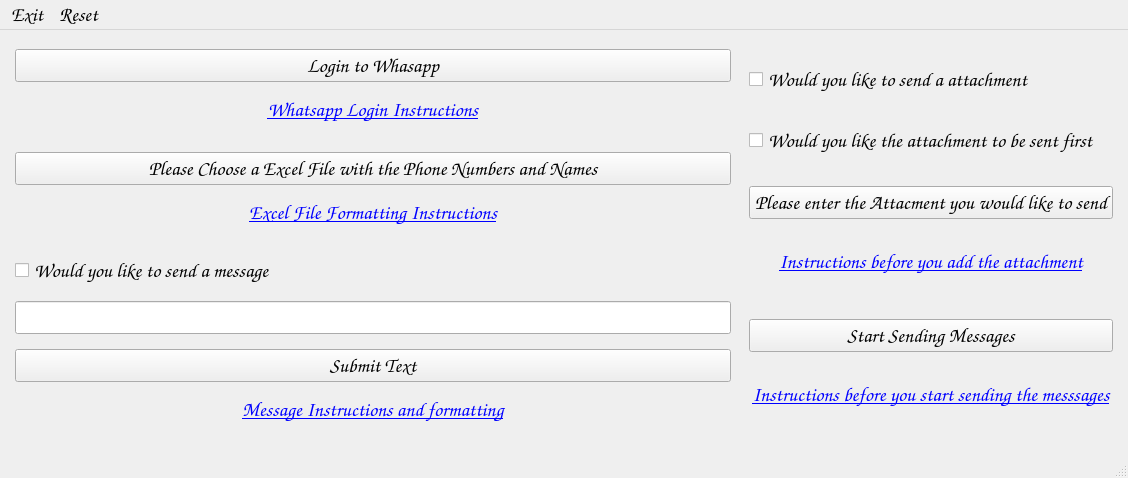
<?xml version="1.0" encoding="UTF-8"?>
<ui version="4.0">
 <class>MainWindow</class>
 <widget class="QMainWindow" name="MainWindow">
  <property name="geometry">
   <rect>
    <x>0</x>
    <y>0</y>
    <width>1128</width>
    <height>478</height>
   </rect>
  </property>
  <property name="sizePolicy">
   <sizepolicy hsizetype="Preferred" vsizetype="Preferred">
    <horstretch>100</horstretch>
    <verstretch>10</verstretch>
   </sizepolicy>
  </property>
  <property name="font">
   <font>
    <family>Comic Sans MS</family>
    <pointsize>15</pointsize>
   </font>
  </property>
  <property name="windowTitle">
   <string>MainWindow</string>
  </property>
  <property name="autoFillBackground">
   <bool>false</bool>
  </property>
  <property name="styleSheet">
   <string notr="true">background-color:&quot;black&quot;
</string>
  </property>
  <widget class="QWidget" name="centralwidget">
   <layout class="QHBoxLayout" name="horizontalLayout">
    <item>
     <layout class="QVBoxLayout" name="vertical_layout_1" stretch="0,0,0,0,0,0,0,0,0,0,0,0,0,0,0">
      <property name="sizeConstraint">
       <enum>QLayout::SetMinAndMaxSize</enum>
      </property>
      <property name="leftMargin">
       <number>6</number>
      </property>
      <property name="topMargin">
       <number>6</number>
      </property>
      <property name="rightMargin">
       <number>6</number>
      </property>
      <property name="bottomMargin">
       <number>6</number>
      </property>
      <item>
       <widget class="QPushButton" name="login_button">
        <property name="sizePolicy">
         <sizepolicy hsizetype="Minimum" vsizetype="Fixed">
          <horstretch>100</horstretch>
          <verstretch>10</verstretch>
         </sizepolicy>
        </property>
        <property name="font">
         <font>
          <family>Comic Sans MS</family>
          <pointsize>15</pointsize>
         </font>
        </property>
        <property name="mouseTracking">
         <bool>true</bool>
        </property>
        <property name="autoFillBackground">
         <bool>false</bool>
        </property>
        <property name="styleSheet">
         <string notr="true">background-color:&quot;#85c78f&quot;</string>
        </property>
        <property name="text">
         <string>Login to Whasapp</string>
        </property>
        <property name="checkable">
         <bool>false</bool>
        </property>
       </widget>
      </item>
      <item>
       <spacer name="login_spacer">
        <property name="orientation">
         <enum>Qt::Vertical</enum>
        </property>
        <property name="sizeType">
         <enum>QSizePolicy::Fixed</enum>
        </property>
        <property name="sizeHint" stdset="0">
         <size>
          <width>100</width>
          <height>5</height>
         </size>
        </property>
       </spacer>
      </item>
      <item>
       <widget class="QLabel" name="login_info">
        <property name="sizePolicy">
         <sizepolicy hsizetype="Minimum" vsizetype="Fixed">
          <horstretch>100</horstretch>
          <verstretch>10</verstretch>
         </sizepolicy>
        </property>
        <property name="maximumSize">
         <size>
          <width>16777215</width>
          <height>16777215</height>
         </size>
        </property>
        <property name="font">
         <font>
          <family>Comic Sans MS</family>
          <pointsize>15</pointsize>
         </font>
        </property>
        <property name="focusPolicy">
         <enum>Qt::StrongFocus</enum>
        </property>
        <property name="autoFillBackground">
         <bool>false</bool>
        </property>
        <property name="styleSheet">
         <string notr="true">background-color:&quot;#85c78f&quot;</string>
        </property>
        <property name="text">
         <string>&lt;html&gt;&lt;head/&gt;&lt;body&gt;&lt;p&gt;&lt;a href=&quot;https://www.pcenthusiast.tech/post/how-to-use-our-whatsapp-message-blaster#viewer-3epfk&quot;&gt;&lt;span style=&quot; text-decoration: underline; color:#0000ff;&quot;&gt;Whatsapp Login Instructions&lt;/span&gt;&lt;/a&gt;&lt;/p&gt;&lt;/body&gt;&lt;/html&gt;</string>
        </property>
        <property name="scaledContents">
         <bool>false</bool>
        </property>
        <property name="alignment">
         <set>Qt::AlignCenter</set>
        </property>
        <property name="openExternalLinks">
         <bool>true</bool>
        </property>
       </widget>
      </item>
      <item>
       <spacer name="login_info_spacer">
        <property name="orientation">
         <enum>Qt::Vertical</enum>
        </property>
        <property name="sizeType">
         <enum>QSizePolicy::Fixed</enum>
        </property>
        <property name="sizeHint" stdset="0">
         <size>
          <width>100</width>
          <height>20</height>
         </size>
        </property>
       </spacer>
      </item>
      <item>
       <widget class="QPushButton" name="excel_button">
        <property name="enabled">
         <bool>true</bool>
        </property>
        <property name="sizePolicy">
         <sizepolicy hsizetype="Minimum" vsizetype="Fixed">
          <horstretch>100</horstretch>
          <verstretch>10</verstretch>
         </sizepolicy>
        </property>
        <property name="font">
         <font>
          <family>Comic Sans MS</family>
          <pointsize>15</pointsize>
         </font>
        </property>
        <property name="mouseTracking">
         <bool>true</bool>
        </property>
        <property name="autoFillBackground">
         <bool>false</bool>
        </property>
        <property name="styleSheet">
         <string notr="true">background-color:&quot;#85c78f&quot;</string>
        </property>
        <property name="text">
         <string>Please Choose a Excel File with the Phone Numbers and Names</string>
        </property>
        <property name="checkable">
         <bool>false</bool>
        </property>
       </widget>
      </item>
      <item>
       <spacer name="excel_spacer">
        <property name="orientation">
         <enum>Qt::Vertical</enum>
        </property>
        <property name="sizeType">
         <enum>QSizePolicy::Fixed</enum>
        </property>
        <property name="sizeHint" stdset="0">
         <size>
          <width>100</width>
          <height>5</height>
         </size>
        </property>
       </spacer>
      </item>
      <item>
       <widget class="QLabel" name="excel_info">
        <property name="sizePolicy">
         <sizepolicy hsizetype="Minimum" vsizetype="Fixed">
          <horstretch>100</horstretch>
          <verstretch>10</verstretch>
         </sizepolicy>
        </property>
        <property name="maximumSize">
         <size>
          <width>16777215</width>
          <height>16777215</height>
         </size>
        </property>
        <property name="font">
         <font>
          <family>Comic Sans MS</family>
          <pointsize>15</pointsize>
         </font>
        </property>
        <property name="focusPolicy">
         <enum>Qt::StrongFocus</enum>
        </property>
        <property name="autoFillBackground">
         <bool>false</bool>
        </property>
        <property name="styleSheet">
         <string notr="true">background-color:&quot;#85c78f&quot;</string>
        </property>
        <property name="text">
         <string>&lt;html&gt;&lt;head/&gt;&lt;body&gt;&lt;p&gt;&lt;a href=&quot;https://www.pcenthusiast.tech/post/how-to-use-our-whatsapp-message-blaster#viewer-fco0p&quot;&gt;&lt;span style=&quot; text-decoration: underline; color:#0000ff;&quot;&gt;Excel File Formatting Instructions&lt;/span&gt;&lt;/a&gt;&lt;/p&gt;&lt;/body&gt;&lt;/html&gt;</string>
        </property>
        <property name="scaledContents">
         <bool>false</bool>
        </property>
        <property name="alignment">
         <set>Qt::AlignCenter</set>
        </property>
        <property name="openExternalLinks">
         <bool>true</bool>
        </property>
       </widget>
      </item>
      <item>
       <spacer name="excel_info_spacer">
        <property name="orientation">
         <enum>Qt::Vertical</enum>
        </property>
        <property name="sizeType">
         <enum>QSizePolicy::Fixed</enum>
        </property>
        <property name="sizeHint" stdset="0">
         <size>
          <width>100</width>
          <height>20</height>
         </size>
        </property>
       </spacer>
      </item>
      <item>
       <widget class="QCheckBox" name="message_checkbox">
        <property name="font">
         <font>
          <family>Comic Sans MS</family>
          <pointsize>15</pointsize>
         </font>
        </property>
        <property name="styleSheet">
         <string notr="true">background-color:&quot;#85c78f&quot;</string>
        </property>
        <property name="text">
         <string>Would you like to send a message</string>
        </property>
       </widget>
      </item>
      <item>
       <spacer name="verticalSpacer_2">
        <property name="orientation">
         <enum>Qt::Vertical</enum>
        </property>
        <property name="sizeType">
         <enum>QSizePolicy::Fixed</enum>
        </property>
        <property name="sizeHint" stdset="0">
         <size>
          <width>100</width>
          <height>5</height>
         </size>
        </property>
       </spacer>
      </item>
      <item>
       <widget class="QLineEdit" name="message_textbox">
        <property name="font">
         <font>
          <family>Comic Sans MS</family>
          <pointsize>15</pointsize>
         </font>
        </property>
        <property name="styleSheet">
         <string notr="true">color: white</string>
        </property>
        <property name="placeholderText">
         <string>Please enter your message here</string>
        </property>
       </widget>
      </item>
      <item>
       <spacer name="verticalSpacer">
        <property name="orientation">
         <enum>Qt::Vertical</enum>
        </property>
        <property name="sizeType">
         <enum>QSizePolicy::Fixed</enum>
        </property>
        <property name="sizeHint" stdset="0">
         <size>
          <width>100</width>
          <height>5</height>
         </size>
        </property>
       </spacer>
      </item>
      <item>
       <widget class="QPushButton" name="message_submit_button">
        <property name="sizePolicy">
         <sizepolicy hsizetype="Minimum" vsizetype="Fixed">
          <horstretch>100</horstretch>
          <verstretch>10</verstretch>
         </sizepolicy>
        </property>
        <property name="font">
         <font>
          <family>Comic Sans MS</family>
          <pointsize>15</pointsize>
         </font>
        </property>
        <property name="styleSheet">
         <string notr="true">background-color:&quot;#85c78f&quot;</string>
        </property>
        <property name="text">
         <string>Submit Text</string>
        </property>
       </widget>
      </item>
      <item>
       <spacer name="message_spacer">
        <property name="orientation">
         <enum>Qt::Vertical</enum>
        </property>
        <property name="sizeType">
         <enum>QSizePolicy::Fixed</enum>
        </property>
        <property name="sizeHint" stdset="0">
         <size>
          <width>100</width>
          <height>5</height>
         </size>
        </property>
       </spacer>
      </item>
      <item>
       <widget class="QLabel" name="message_info">
        <property name="sizePolicy">
         <sizepolicy hsizetype="Minimum" vsizetype="Fixed">
          <horstretch>100</horstretch>
          <verstretch>10</verstretch>
         </sizepolicy>
        </property>
        <property name="maximumSize">
         <size>
          <width>16777215</width>
          <height>16777215</height>
         </size>
        </property>
        <property name="font">
         <font>
          <family>Comic Sans MS</family>
          <pointsize>15</pointsize>
         </font>
        </property>
        <property name="focusPolicy">
         <enum>Qt::StrongFocus</enum>
        </property>
        <property name="autoFillBackground">
         <bool>false</bool>
        </property>
        <property name="styleSheet">
         <string notr="true">background-color:&quot;#85c78f&quot;</string>
        </property>
        <property name="text">
         <string>&lt;html&gt;&lt;head/&gt;&lt;body&gt;&lt;p&gt;&lt;a href=&quot;https://www.pcenthusiast.tech/post/how-to-use-our-whatsapp-message-blaster#viewer-8t5tp&quot;&gt;&lt;span style=&quot; text-decoration: underline; color:#0000ff;&quot;&gt;Message Instructions and formatting&lt;/span&gt;&lt;/a&gt;&lt;/p&gt;&lt;/body&gt;&lt;/html&gt;</string>
        </property>
        <property name="scaledContents">
         <bool>false</bool>
        </property>
        <property name="alignment">
         <set>Qt::AlignCenter</set>
        </property>
        <property name="openExternalLinks">
         <bool>true</bool>
        </property>
       </widget>
      </item>
     </layout>
    </item>
    <item>
     <layout class="QVBoxLayout" name="vertical_layout_2">
      <property name="sizeConstraint">
       <enum>QLayout::SetMinAndMaxSize</enum>
      </property>
      <property name="leftMargin">
       <number>6</number>
      </property>
      <property name="topMargin">
       <number>6</number>
      </property>
      <property name="rightMargin">
       <number>6</number>
      </property>
      <property name="bottomMargin">
       <number>6</number>
      </property>
      <item>
       <widget class="QCheckBox" name="attachment_checkbox">
        <property name="font">
         <font>
          <family>Comic Sans MS</family>
          <pointsize>15</pointsize>
         </font>
        </property>
        <property name="styleSheet">
         <string notr="true">background-color:&quot;#85c78f&quot;</string>
        </property>
        <property name="text">
         <string>Would you like to send a attachment</string>
        </property>
       </widget>
      </item>
      <item>
       <spacer name="attachment_first_spacer_2">
        <property name="orientation">
         <enum>Qt::Vertical</enum>
        </property>
        <property name="sizeType">
         <enum>QSizePolicy::Fixed</enum>
        </property>
        <property name="sizeHint" stdset="0">
         <size>
          <width>100</width>
          <height>5</height>
         </size>
        </property>
       </spacer>
      </item>
      <item>
       <widget class="QCheckBox" name="attachment_first_checkbox">
        <property name="font">
         <font>
          <family>Comic Sans MS</family>
          <pointsize>15</pointsize>
         </font>
        </property>
        <property name="styleSheet">
         <string notr="true">background-color:&quot;#85c78f&quot;</string>
        </property>
        <property name="text">
         <string>Would you like the attachment to be sent first</string>
        </property>
       </widget>
      </item>
      <item>
       <spacer name="attachment_first_spacer">
        <property name="orientation">
         <enum>Qt::Vertical</enum>
        </property>
        <property name="sizeType">
         <enum>QSizePolicy::Fixed</enum>
        </property>
        <property name="sizeHint" stdset="0">
         <size>
          <width>100</width>
          <height>5</height>
         </size>
        </property>
       </spacer>
      </item>
      <item>
       <widget class="QPushButton" name="attachment_button">
        <property name="sizePolicy">
         <sizepolicy hsizetype="Minimum" vsizetype="Fixed">
          <horstretch>100</horstretch>
          <verstretch>10</verstretch>
         </sizepolicy>
        </property>
        <property name="font">
         <font>
          <family>Comic Sans MS</family>
          <pointsize>15</pointsize>
         </font>
        </property>
        <property name="mouseTracking">
         <bool>true</bool>
        </property>
        <property name="autoFillBackground">
         <bool>false</bool>
        </property>
        <property name="styleSheet">
         <string notr="true">background-color:&quot;#85c78f&quot;</string>
        </property>
        <property name="text">
         <string>Please enter the Attacment you would like to send</string>
        </property>
        <property name="checkable">
         <bool>false</bool>
        </property>
       </widget>
      </item>
      <item>
       <spacer name="attachment_spacer">
        <property name="orientation">
         <enum>Qt::Vertical</enum>
        </property>
        <property name="sizeType">
         <enum>QSizePolicy::Fixed</enum>
        </property>
        <property name="sizeHint" stdset="0">
         <size>
          <width>100</width>
          <height>5</height>
         </size>
        </property>
       </spacer>
      </item>
      <item>
       <widget class="QLabel" name="attachment_info">
        <property name="sizePolicy">
         <sizepolicy hsizetype="Minimum" vsizetype="Fixed">
          <horstretch>100</horstretch>
          <verstretch>10</verstretch>
         </sizepolicy>
        </property>
        <property name="maximumSize">
         <size>
          <width>16777215</width>
          <height>16777215</height>
         </size>
        </property>
        <property name="font">
         <font>
          <family>Comic Sans MS</family>
          <pointsize>15</pointsize>
         </font>
        </property>
        <property name="focusPolicy">
         <enum>Qt::StrongFocus</enum>
        </property>
        <property name="autoFillBackground">
         <bool>false</bool>
        </property>
        <property name="styleSheet">
         <string notr="true">background-color:&quot;#85c78f&quot;</string>
        </property>
        <property name="text">
         <string>&lt;html&gt;&lt;head/&gt;&lt;body&gt;&lt;p&gt;&lt;a href=&quot;https://www.pcenthusiast.tech/post/how-to-use-our-whatsapp-message-blaster#viewer-6fk2k&quot;&gt;&lt;span style=&quot; text-decoration: underline; color:#0000ff;&quot;&gt;Instructions before you add the attachment&lt;/span&gt;&lt;/a&gt;&lt;/p&gt;&lt;/body&gt;&lt;/html&gt;</string>
        </property>
        <property name="scaledContents">
         <bool>false</bool>
        </property>
        <property name="alignment">
         <set>Qt::AlignCenter</set>
        </property>
        <property name="openExternalLinks">
         <bool>true</bool>
        </property>
       </widget>
      </item>
      <item>
       <spacer name="attachment_info_spacer">
        <property name="orientation">
         <enum>Qt::Vertical</enum>
        </property>
        <property name="sizeType">
         <enum>QSizePolicy::Fixed</enum>
        </property>
        <property name="sizeHint" stdset="0">
         <size>
          <width>100</width>
          <height>20</height>
         </size>
        </property>
       </spacer>
      </item>
      <item>
       <widget class="QPushButton" name="sender_button">
        <property name="sizePolicy">
         <sizepolicy hsizetype="Minimum" vsizetype="Fixed">
          <horstretch>100</horstretch>
          <verstretch>10</verstretch>
         </sizepolicy>
        </property>
        <property name="font">
         <font>
          <family>Comic Sans MS</family>
          <pointsize>15</pointsize>
         </font>
        </property>
        <property name="mouseTracking">
         <bool>true</bool>
        </property>
        <property name="autoFillBackground">
         <bool>false</bool>
        </property>
        <property name="styleSheet">
         <string notr="true">background-color:&quot;#85c78f&quot;</string>
        </property>
        <property name="text">
         <string>Start Sending Messages</string>
        </property>
        <property name="checkable">
         <bool>false</bool>
        </property>
       </widget>
      </item>
      <item>
       <spacer name="sender_spacer">
        <property name="orientation">
         <enum>Qt::Vertical</enum>
        </property>
        <property name="sizeType">
         <enum>QSizePolicy::Fixed</enum>
        </property>
        <property name="sizeHint" stdset="0">
         <size>
          <width>100</width>
          <height>5</height>
         </size>
        </property>
       </spacer>
      </item>
      <item>
       <widget class="QLabel" name="sender_info">
        <property name="sizePolicy">
         <sizepolicy hsizetype="Minimum" vsizetype="Fixed">
          <horstretch>100</horstretch>
          <verstretch>10</verstretch>
         </sizepolicy>
        </property>
        <property name="maximumSize">
         <size>
          <width>16777215</width>
          <height>16777215</height>
         </size>
        </property>
        <property name="font">
         <font>
          <family>Comic Sans MS</family>
          <pointsize>15</pointsize>
         </font>
        </property>
        <property name="focusPolicy">
         <enum>Qt::StrongFocus</enum>
        </property>
        <property name="autoFillBackground">
         <bool>false</bool>
        </property>
        <property name="styleSheet">
         <string notr="true">background-color:&quot;#85c78f&quot;</string>
        </property>
        <property name="text">
         <string>&lt;html&gt;&lt;head/&gt;&lt;body&gt;&lt;p&gt;&lt;a href=&quot;https://www.pcenthusiast.tech/post/how-to-use-our-whatsapp-message-blaster#viewer-8bknl&quot;&gt;&lt;span style=&quot; text-decoration: underline; color:#0000ff;&quot;&gt;Instructions before you start sending the messsages&lt;/span&gt;&lt;/a&gt;&lt;/p&gt;&lt;/body&gt;&lt;/html&gt;</string>
        </property>
        <property name="scaledContents">
         <bool>false</bool>
        </property>
        <property name="alignment">
         <set>Qt::AlignCenter</set>
        </property>
        <property name="openExternalLinks">
         <bool>true</bool>
        </property>
       </widget>
      </item>
      <item>
       <spacer name="sender_info_spacer">
        <property name="orientation">
         <enum>Qt::Vertical</enum>
        </property>
        <property name="sizeType">
         <enum>QSizePolicy::Fixed</enum>
        </property>
        <property name="sizeHint" stdset="0">
         <size>
          <width>100</width>
          <height>5</height>
         </size>
        </property>
       </spacer>
      </item>
     </layout>
    </item>
   </layout>
  </widget>
  <widget class="QMenuBar" name="menubar">
   <property name="geometry">
    <rect>
     <x>0</x>
     <y>0</y>
     <width>1128</width>
     <height>21</height>
    </rect>
   </property>
   <property name="styleSheet">
    <string notr="true">color: &quot;white&quot;</string>
   </property>
   <widget class="QMenu" name="menuExit">
    <property name="title">
     <string>Exit</string>
    </property>
    <addaction name="separator"/>
   </widget>
   <widget class="QMenu" name="menuReset">
    <property name="font">
     <font>
      <family>Comic Sans MS</family>
      <pointsize>10</pointsize>
     </font>
    </property>
    <property name="styleSheet">
     <string notr="true">color : rgb(255, 255, 255)</string>
    </property>
    <property name="title">
     <string>Reset</string>
    </property>
   </widget>
   <addaction name="menuExit"/>
   <addaction name="menuReset"/>
  </widget>
  <widget class="QStatusBar" name="statusbar"/>
 </widget>
 <resources/>
 <connections/>
</ui>
